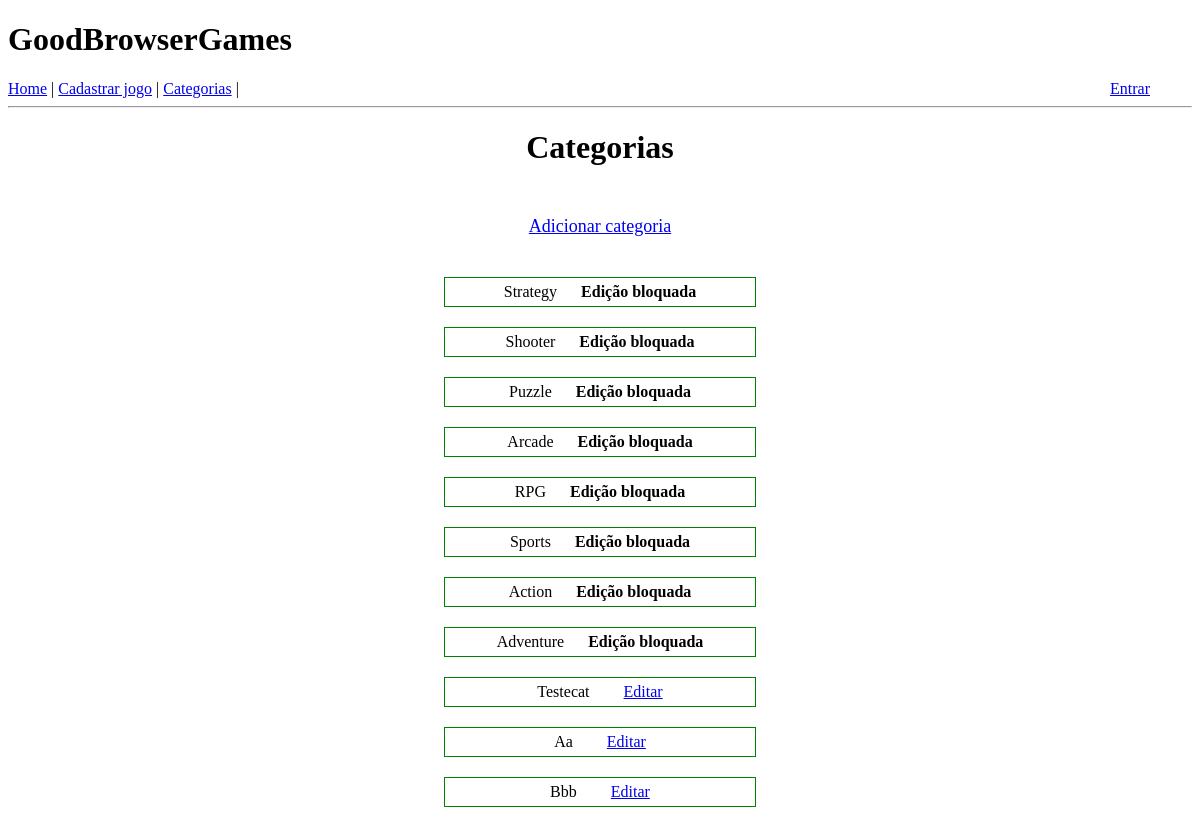
Page /listar-categorias on the earlier database version.
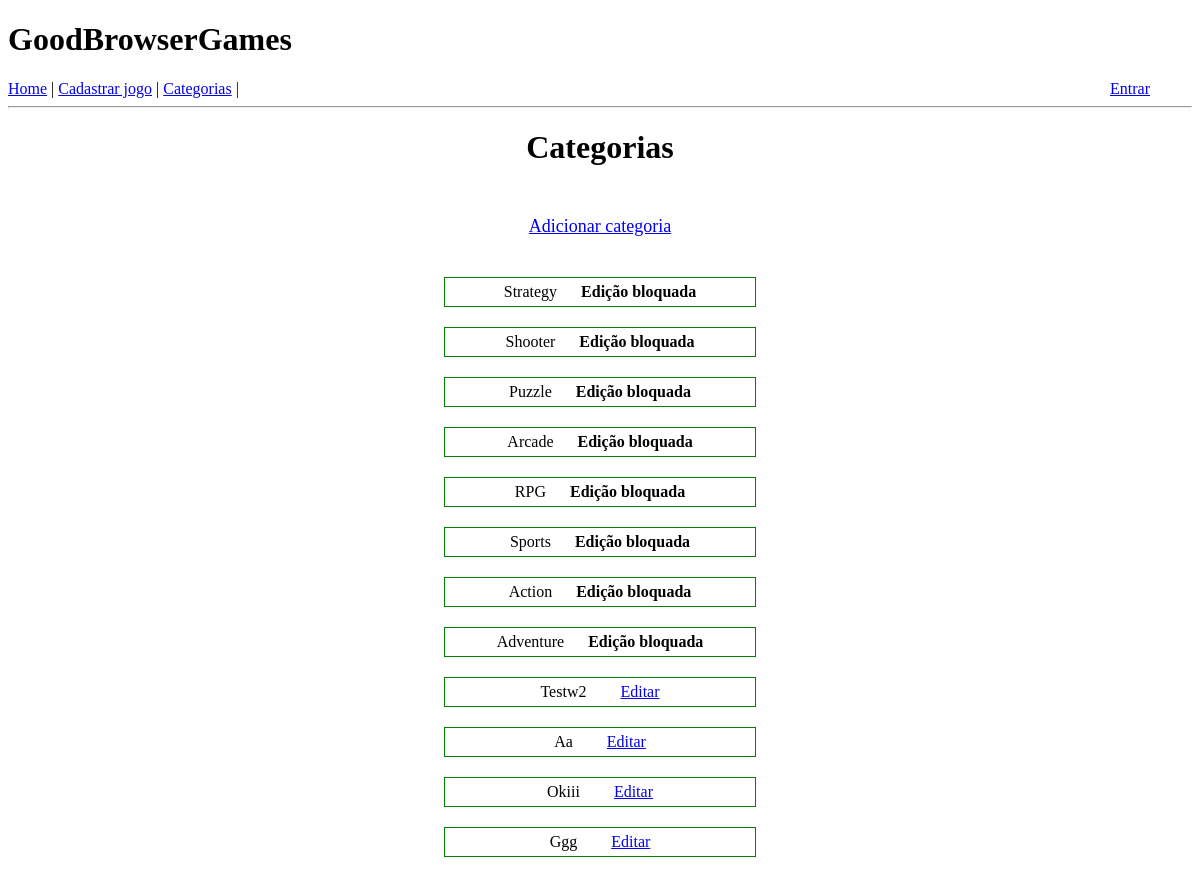
Same page on the later database version.
### app/models.py (models this page shows)
class Categoria(db.Model):
    id = db.Column(db.Integer, primary_key=True)
    nome = db.Column(db.String(64), index=True, unique=True)

### app/routes.py (the view)
@app.route("/listar-categorias", methods=["GET", "POST"])
def listar_categorias():
    categorias_base = [
        "Strategy",
        "Shooter",
        "Puzzle",
        "Arcade",
        "RPG",
        "Sports",
        "Action",
        "Adventure",
    ]
    categorias = list(Categoria.query.all())
    return render_template("lista_categorias.html", categorias=categorias, padroes=categorias_base)

### app/templates/lista_categorias.html (shortened to what this page needs)
{% extends "base.html" %}
{% block content %}
    <div id="container">
        <h1 style="margin-bottom: 50px;">Categorias</h1>
        <div>
            <p style="margin-bottom: 40px; font-size: large;"><a href="/criar-categoria">Adicionar categoria</a></p>
        </div>
        {% for cat in padroes %}
        <div class="categoria">
            <span>{{ cat }}</span>
            <p style="display: inline; margin-left: 20px;"><b>Edição bloquada</b></p>
        </div>
        {% endfor %}
        {% if categorias %}
            {% for cat in categorias %}
            <div class="categoria">
                <span>{{ cat.nome.capitalize() }}</span>
                <p class="botoes"><a href="/editar-categoria/{{cat.id}}">Editar</a></p>
            </div>
            {% endfor %}
        {% endif %}
    </div>
{% endblock %}

Differences in the rows shown:
changed Categoria: nome "Testecat" → "Testw2"
changed Categoria: nome "Bbb" → "Okiii"
added Categoria: nome "Ggg"
